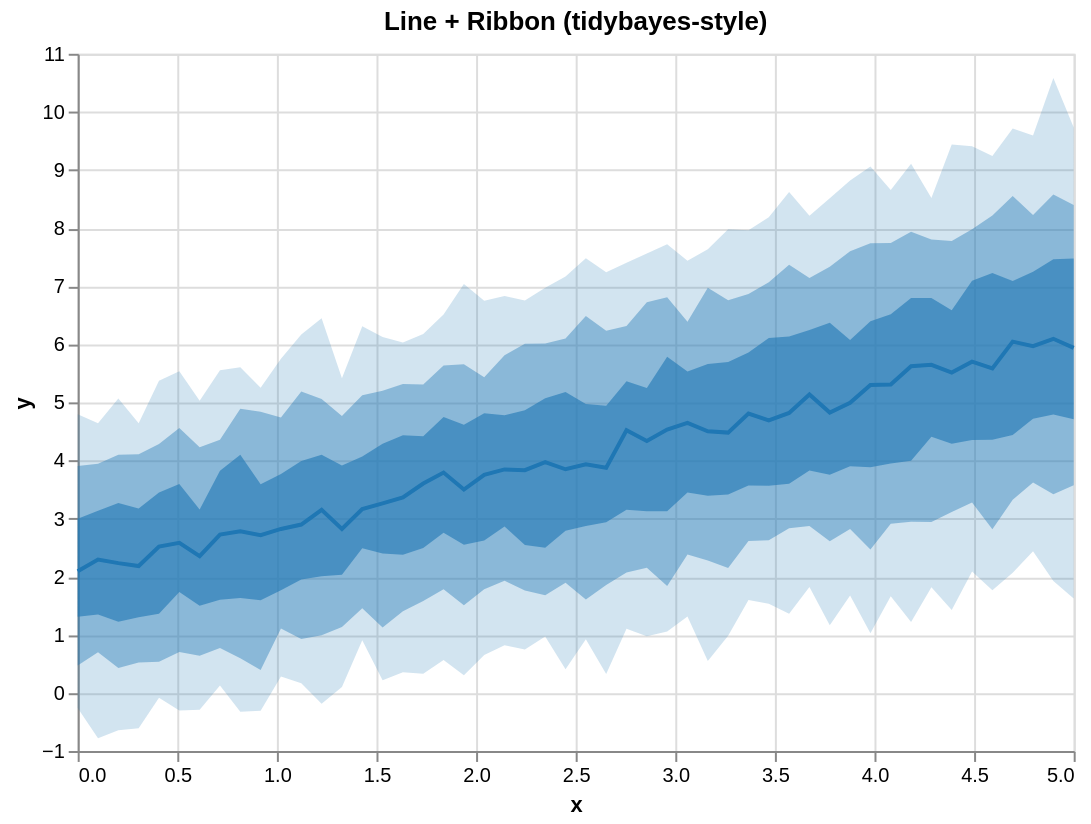

Here is the Vega-Lite specification saved for this chart:
### Vega-Lite specification from a JSON file in a GitHub repository (floating-point values rounded to 4 significant figures)
{"$schema": "https://vega.github.io/schema/vega-lite/v5.json", "height": 350, "layer": [{"encoding": {"x": {"field": "x", "type": "quantitative"}, "y2": {"field": "hi_0_95_"}, "y": {"field": "lo_0_95_", "title": "y", "type": "quantitative"}}, "mark": {"line": false, "fill": "#1f77b4", "type": "area", "opacity": 0.2}}, {"encoding": {"x": {"field": "x", "type": "quantitative"}, "y2": {"field": "hi_0_8_"}, "y": {"field": "lo_0_8_", "title": "y", "type": "quantitative"}}, "mark": {"line": false, "fill": "#1f77b4", "type": "area", "opacity": 0.4}}, {"encoding": {"x": {"field": "x", "type": "quantitative"}, "y2": {"field": "hi_0_5_"}, "y": {"field": "lo_0_5_", "title": "y", "type": "quantitative"}}, "mark": {"line": false, "fill": "#1f77b4", "type": "area", "opacity": 0.6}}, {"encoding": {"x": {"field": "x", "type": "quantitative"}, "y": {"field": "__median__", "type": "quantitative"}}, "mark": {"color": "#1f77b4", "strokeWidth": 2, "type": "line"}}], "data": {"values": [{"lo_0_8_": 0.4695, "lo_0_95_": -0.2613, "hi_0_8_": 3.905, "x": 0.0, "__median__": 2.095, "hi_0_5_": 2.996, "hi_0_95_": 4.797, "lo_0_5_": 1.312}, {"lo_0_8_": 0.6995, "lo_0_95_": -0.782, "hi_0_8_": 3.945, "x": 0.102, "__median__": 2.294, "hi_0_5_": 3.137, "hi_0_95_": 4.641, "lo_0_5_": 1.35}, {"lo_0_8_": 0.4274, "lo_0_95_": -0.6428, "hi_0_8_": 4.1, "x": 0.2041, "__median__": 2.234, "hi_0_5_": 3.268, "hi_0_95_": 5.068, "lo_0_5_": 1.225}, {"lo_0_8_": 0.5224, "lo_0_95_": -0.6097, "hi_0_8_": 4.108, "x": 0.3061, "__median__": 2.183, "hi_0_5_": 3.175, "hi_0_95_": 4.642, "lo_0_5_": 1.303}, {"lo_0_8_": 0.5361, "lo_0_95_": -0.08325, "hi_0_8_": 4.285, "x": 0.4082, "__median__": 2.52, "hi_0_5_": 3.449, "hi_0_95_": 5.371, "lo_0_5_": 1.36}, {"lo_0_8_": 0.7037, "lo_0_95_": -0.3027, "hi_0_8_": 4.557, "x": 0.5102, "__median__": 2.583, "hi_0_5_": 3.596, "hi_0_95_": 5.537, "lo_0_5_": 1.738}, {"lo_0_8_": 0.6382, "lo_0_95_": -0.2889, "hi_0_8_": 4.226, "x": 0.6122, "__median__": 2.352, "hi_0_5_": 3.157, "hi_0_95_": 5.026, "lo_0_5_": 1.499}, {"lo_0_8_": 0.7738, "lo_0_95_": 0.129, "hi_0_8_": 4.356, "x": 0.7143, "__median__": 2.725, "hi_0_5_": 3.823, "hi_0_95_": 5.552, "lo_0_5_": 1.603}, {"lo_0_8_": 0.5982, "lo_0_95_": -0.3261, "hi_0_8_": 4.892, "x": 0.8163, "__median__": 2.78, "hi_0_5_": 4.099, "hi_0_95_": 5.606, "lo_0_5_": 1.631}, {"lo_0_8_": 0.3948, "lo_0_95_": -0.3091, "hi_0_8_": 4.837, "x": 0.9184, "__median__": 2.714, "hi_0_5_": 3.591, "hi_0_95_": 5.253, "lo_0_5_": 1.594}, {"lo_0_8_": 1.109, "lo_0_95_": 0.2811, "hi_0_8_": 4.742, "x": 1.02, "__median__": 2.822, "hi_0_5_": 3.768, "hi_0_95_": 5.75, "lo_0_5_": 1.768}, {"lo_0_8_": 0.9258, "lo_0_95_": 0.166, "hi_0_8_": 5.189, "x": 1.122, "__median__": 2.897, "hi_0_5_": 3.992, "hi_0_95_": 6.169, "lo_0_5_": 1.952}, {"lo_0_8_": 0.9931, "lo_0_95_": -0.1879, "hi_0_8_": 5.058, "x": 1.224, "__median__": 3.152, "hi_0_5_": 4.098, "hi_0_95_": 6.447, "lo_0_5_": 2.008}, {"lo_0_8_": 1.133, "lo_0_95_": 0.09914, "hi_0_8_": 4.765, "x": 1.327, "__median__": 2.821, "hi_0_5_": 3.915, "hi_0_95_": 5.417, "lo_0_5_": 2.035}, {"lo_0_8_": 1.459, "lo_0_95_": 0.9049, "hi_0_8_": 5.124, "x": 1.429, "__median__": 3.163, "hi_0_5_": 4.07, "hi_0_95_": 6.312, "lo_0_5_": 2.489}, {"lo_0_8_": 1.126, "lo_0_95_": 0.2172, "hi_0_8_": 5.202, "x": 1.531, "__median__": 3.261, "hi_0_5_": 4.289, "hi_0_95_": 6.127, "lo_0_5_": 2.401}, {"lo_0_8_": 1.404, "lo_0_95_": 0.3548, "hi_0_8_": 5.315, "x": 1.633, "__median__": 3.363, "hi_0_5_": 4.434, "hi_0_95_": 6.032, "lo_0_5_": 2.378}, {"lo_0_8_": 1.583, "lo_0_95_": 0.3297, "hi_0_8_": 5.308, "x": 1.735, "__median__": 3.604, "hi_0_5_": 4.418, "hi_0_95_": 6.177, "lo_0_5_": 2.494}, {"lo_0_8_": 1.784, "lo_0_95_": 0.5649, "hi_0_8_": 5.636, "x": 1.837, "__median__": 3.792, "hi_0_5_": 4.749, "hi_0_95_": 6.513, "lo_0_5_": 2.755}, {"lo_0_8_": 1.508, "lo_0_95_": 0.3016, "hi_0_8_": 5.658, "x": 1.939, "__median__": 3.499, "hi_0_5_": 4.613, "hi_0_95_": 7.037, "lo_0_5_": 2.551}, {"lo_0_8_": 1.783, "lo_0_95_": 0.6514, "hi_0_8_": 5.432, "x": 2.041, "__median__": 3.754, "hi_0_5_": 4.813, "hi_0_95_": 6.75, "lo_0_5_": 2.621}, {"lo_0_8_": 1.93, "lo_0_95_": 0.821, "hi_0_8_": 5.812, "x": 2.143, "__median__": 3.847, "hi_0_5_": 4.776, "hi_0_95_": 6.83, "lo_0_5_": 2.863}, {"lo_0_8_": 1.762, "lo_0_95_": 0.7458, "hi_0_8_": 6.009, "x": 2.245, "__median__": 3.833, "hi_0_5_": 4.863, "hi_0_95_": 6.755, "lo_0_5_": 2.544}, {"lo_0_8_": 1.681, "lo_0_95_": 0.9698, "hi_0_8_": 6.012, "x": 2.347, "__median__": 3.973, "hi_0_5_": 5.072, "hi_0_95_": 6.975, "lo_0_5_": 2.5}, {"lo_0_8_": 1.896, "lo_0_95_": 0.4073, "hi_0_8_": 6.101, "x": 2.449, "__median__": 3.849, "hi_0_5_": 5.177, "hi_0_95_": 7.166, "lo_0_5_": 2.789}, {"lo_0_8_": 1.608, "lo_0_95_": 0.922, "hi_0_8_": 6.489, "x": 2.551, "__median__": 3.934, "hi_0_5_": 4.972, "hi_0_95_": 7.482, "lo_0_5_": 2.873}, {"lo_0_8_": 1.855, "lo_0_95_": 0.3234, "hi_0_8_": 6.234, "x": 2.653, "__median__": 3.876, "hi_0_5_": 4.942, "hi_0_95_": 7.239, "lo_0_5_": 2.939}, {"lo_0_8_": 2.072, "lo_0_95_": 1.102, "hi_0_8_": 6.316, "x": 2.755, "__median__": 4.521, "hi_0_5_": 5.364, "hi_0_95_": 7.402, "lo_0_5_": 3.151}, {"lo_0_8_": 2.153, "lo_0_95_": 0.9758, "hi_0_8_": 6.723, "x": 2.857, "__median__": 4.335, "hi_0_5_": 5.246, "hi_0_95_": 7.562, "lo_0_5_": 3.125}, {"lo_0_8_": 1.839, "lo_0_95_": 1.058, "hi_0_8_": 6.807, "x": 2.959, "__median__": 4.531, "hi_0_5_": 5.785, "hi_0_95_": 7.721, "lo_0_5_": 3.125}, {"lo_0_8_": 2.383, "lo_0_95_": 1.317, "hi_0_8_": 6.386, "x": 3.061, "__median__": 4.647, "hi_0_5_": 5.532, "hi_0_95_": 7.438, "lo_0_5_": 3.448}, {"lo_0_8_": 2.278, "lo_0_95_": 0.5486, "hi_0_8_": 6.974, "x": 3.163, "__median__": 4.502, "hi_0_5_": 5.663, "hi_0_95_": 7.634, "lo_0_5_": 3.392}, {"lo_0_8_": 2.151, "lo_0_95_": 0.9833, "hi_0_8_": 6.756, "x": 3.265, "__median__": 4.48, "hi_0_5_": 5.697, "hi_0_95_": 7.979, "lo_0_5_": 3.417}, {"lo_0_8_": 2.616, "lo_0_95_": 1.6, "hi_0_8_": 6.866, "x": 3.367, "__median__": 4.808, "hi_0_5_": 5.859, "hi_0_95_": 7.965, "lo_0_5_": 3.569}, {"lo_0_8_": 2.627, "lo_0_95_": 1.533, "hi_0_8_": 7.068, "x": 3.469, "__median__": 4.691, "hi_0_5_": 6.108, "hi_0_95_": 8.188, "lo_0_5_": 3.566}, {"lo_0_8_": 2.835, "lo_0_95_": 1.361, "hi_0_8_": 7.368, "x": 3.571, "__median__": 4.817, "hi_0_5_": 6.133, "hi_0_95_": 8.62, "lo_0_5_": 3.599}, {"lo_0_8_": 2.87, "lo_0_95_": 1.824, "hi_0_8_": 7.14, "x": 3.673, "__median__": 5.135, "hi_0_5_": 6.245, "hi_0_95_": 8.214, "lo_0_5_": 3.828}, {"lo_0_8_": 2.61, "lo_0_95_": 1.166, "hi_0_8_": 7.335, "x": 3.776, "__median__": 4.824, "hi_0_5_": 6.373, "hi_0_95_": 8.512, "lo_0_5_": 3.755}, {"lo_0_8_": 2.82, "lo_0_95_": 1.678, "hi_0_8_": 7.603, "x": 3.878, "__median__": 4.993, "hi_0_5_": 6.072, "hi_0_95_": 8.821, "lo_0_5_": 3.899}, {"lo_0_8_": 2.469, "lo_0_95_": 1.028, "hi_0_8_": 7.74, "x": 3.98, "__median__": 5.3, "hi_0_5_": 6.396, "hi_0_95_": 9.058, "lo_0_5_": 3.885}, {"lo_0_8_": 2.91, "lo_0_95_": 1.664, "hi_0_8_": 7.745, "x": 4.082, "__median__": 5.308, "hi_0_5_": 6.519, "hi_0_95_": 8.655, "lo_0_5_": 3.949}, {"lo_0_8_": 2.944, "lo_0_95_": 1.219, "hi_0_8_": 7.936, "x": 4.184, "__median__": 5.622, "hi_0_5_": 6.795, "hi_0_95_": 9.106, "lo_0_5_": 3.997}, {"lo_0_8_": 2.942, "lo_0_95_": 1.82, "hi_0_8_": 7.803, "x": 4.286, "__median__": 5.647, "hi_0_5_": 6.796, "hi_0_95_": 8.517, "lo_0_5_": 4.409}, {"lo_0_8_": 3.114, "lo_0_95_": 1.428, "hi_0_8_": 7.779, "x": 4.388, "__median__": 5.513, "hi_0_5_": 6.587, "hi_0_95_": 9.439, "lo_0_5_": 4.286}, {"lo_0_8_": 3.279, "lo_0_95_": 2.091, "hi_0_8_": 7.981, "x": 4.49, "__median__": 5.7, "hi_0_5_": 7.094, "hi_0_95_": 9.407, "lo_0_5_": 4.355}, {"lo_0_8_": 2.815, "lo_0_95_": 1.766, "hi_0_8_": 8.218, "x": 4.592, "__median__": 5.584, "hi_0_5_": 7.227, "hi_0_95_": 9.241, "lo_0_5_": 4.358}, {"lo_0_8_": 3.326, "lo_0_95_": 2.069, "hi_0_8_": 8.553, "x": 4.694, "__median__": 6.046, "hi_0_5_": 7.089, "hi_0_95_": 9.712, "lo_0_5_": 4.437}, {"lo_0_8_": 3.62, "lo_0_95_": 2.438, "hi_0_8_": 8.226, "x": 4.796, "__median__": 5.968, "hi_0_5_": 7.248, "hi_0_95_": 9.592, "lo_0_5_": 4.718}, {"lo_0_8_": 3.417, "lo_0_95_": 1.927, "hi_0_8_": 8.578, "x": 4.898, "__median__": 6.095, "hi_0_5_": 7.462, "hi_0_95_": 10.58, "lo_0_5_": 4.79}, {"lo_0_8_": 3.574, "lo_0_95_": 1.625, "hi_0_8_": 8.397, "x": 5.0, "__median__": 5.937, "hi_0_5_": 7.476, "hi_0_95_": 9.73, "lo_0_5_": 4.709}]}, "title": "Line + Ribbon (tidybayes-style)", "width": 500}
